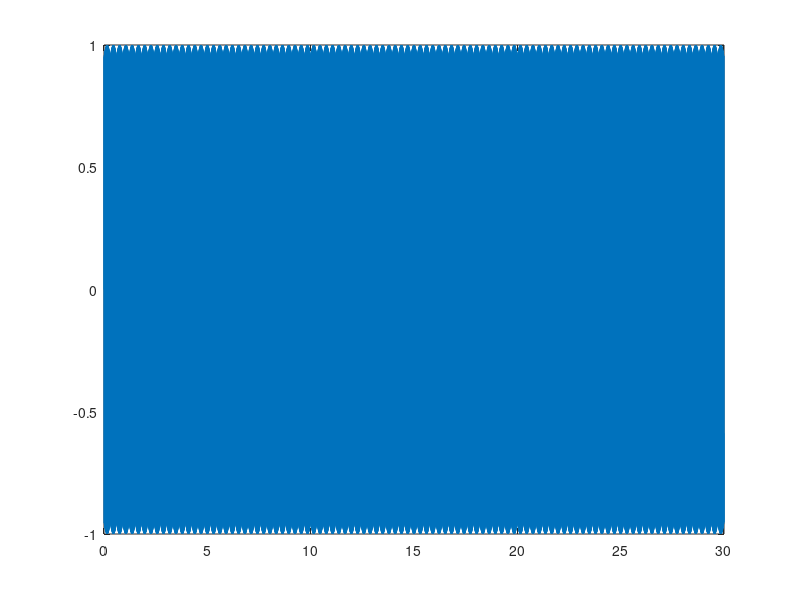

The MATLAB script that drew this image: (Note: this script raises an error after producing the figure.)
%% Lab2_Section5
%%

clear all
close all
clc

% New functions
% generate the signal
fs = 1000; % Hz (sample/sec)
dt = 1/fs; % seconds per sampl (
TT1 = 30; %length of sample
TT2 = 1;
f0 = 100.33;                        % Hz -- our actual freq
T = 1/f0;                      % period of sampling in s
t1 = [0:dt:TT1];                 % length of time increments, length equal to two period (2*T)
t2 = [0:dt:TT2]; 
w0 = 2*pi*f0;                   % omega of our actual signal

s1 = sin(w0*t1);
s2 = sin(w0*t2);
N = round(2*T*fs); % number of samples, odd
n = 0:N-1;  %
% t1=(0:length(s1)-1)/fs;
% t2=(0:length(s2)-1)/fs;

%% Time Domain
plot(t1,s1)
hline(0,'black')
hold on
plot(t2,s2)
title(['Sin Signal fs=' num2str(fs)])
xlabel('Time')
ylabel('Amplitude, Unitless')
legend('Sin Wave','Zero Line')

%%
% for T =30
N1=length(s1); 
nfft=N1; 
[psd_s1,f_per1]=periodogram(s1,rectwin(N1),nfft,fs);        %power density
[ps_s1,f_per1]=periodogram(s1,rectwin(N1),nfft,fs,'power'); %power spectrum


% for T = 1
N2=length(s2); 
nfft=N2; 
[psd_s2,f_per2]=periodogram(s2,rectwin(N2),nfft,fs);        % power density
[ps_s2,f_per2]=periodogram(s2,rectwin(N2),nfft,fs,'power'); % power spectrum

%% Plots
figure(2)
plot(f_per1,ps_s1,'o')
hold on
plot(f_per1,psd_s1)


% plot(f_per2,ps_s2,'d')
% hold on
% plot(f_per2,psd_s2,'LineWidth',3)
% plot(f_per2,ps_s2)
xlabel('Frequency')
ylabel('Power/frequency (dB/(rad/sample))')
title('Periodogram Power Spectrum and Power Density Estimate')
legend('T=30s Spectral','T=30 Density','T=1s Spectral','T=1 Density')


% plot(f_per2,ps_s2)
